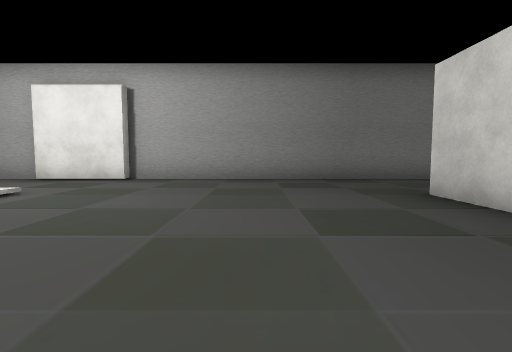
[1] (above)

20 first-person views from a walk through a Unity game level. The camera is 1.2 m above the floor, tilts 4° down and sees 85° across. Doors are open. The floor is counted in squares, 2 m on a side. Each view is taken from the middle of a square. On the plan, view 1 faces up. The plan holds only what a view shows up to about 9 squares ahead; the rest is blank. The place goes on beyond the plan. The player character is not drawn. Some surface patterns are stand-ins.

[2]
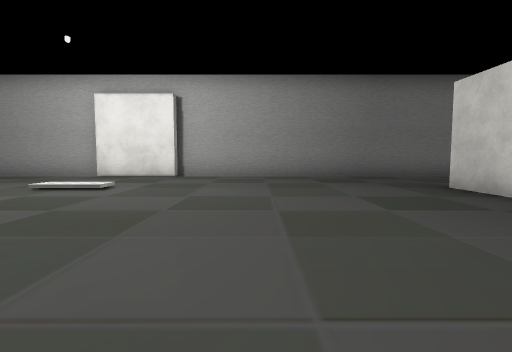

[3]
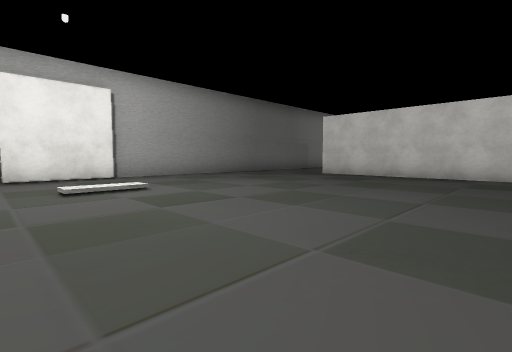

[4]
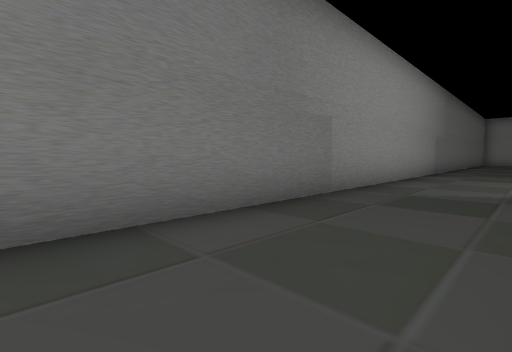

[5]
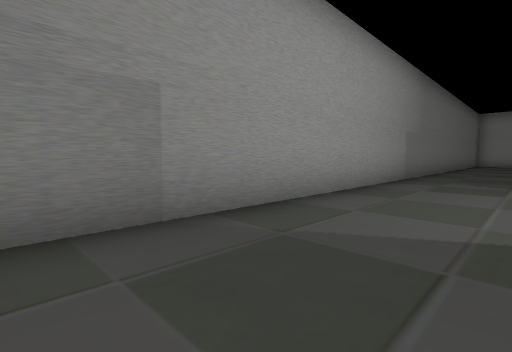

[6]
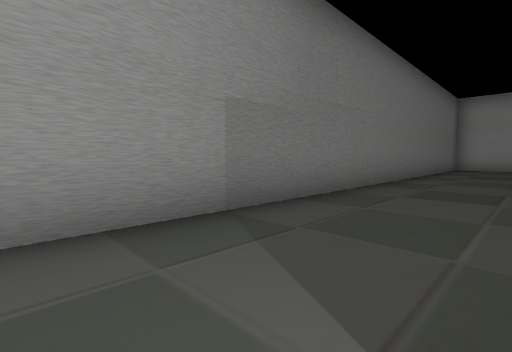

[7]
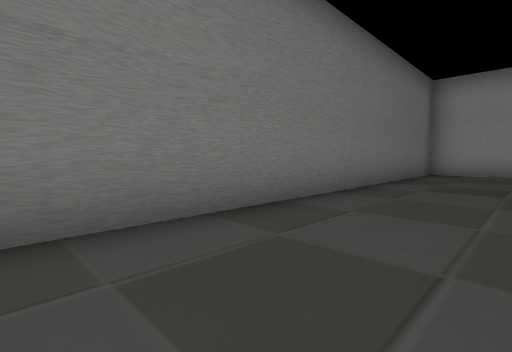

[8]
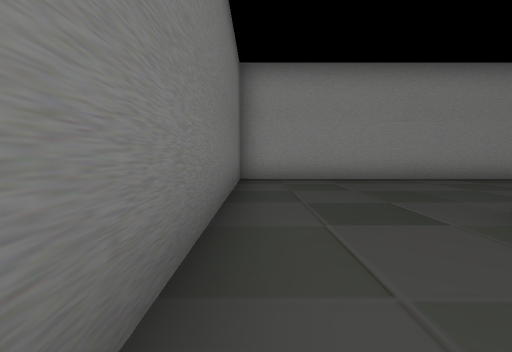

[9]
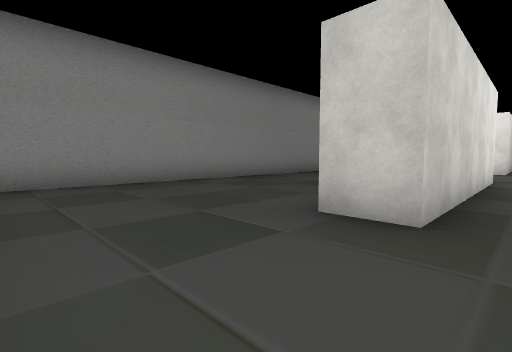

[10]
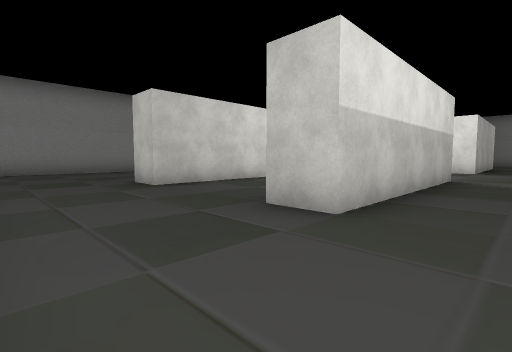

[11]
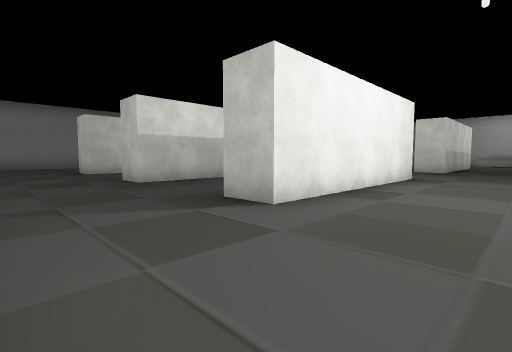

[12]
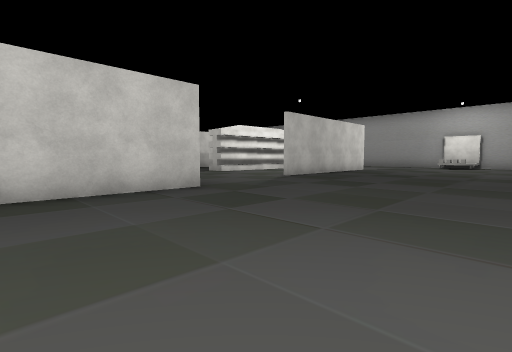

[13]
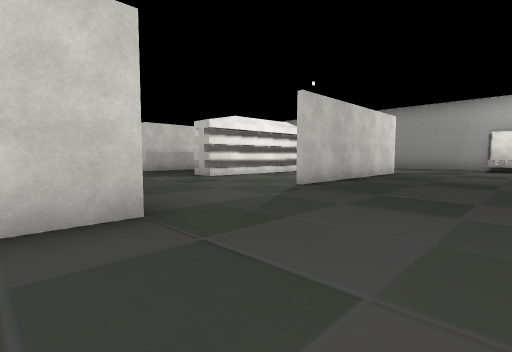

[14]
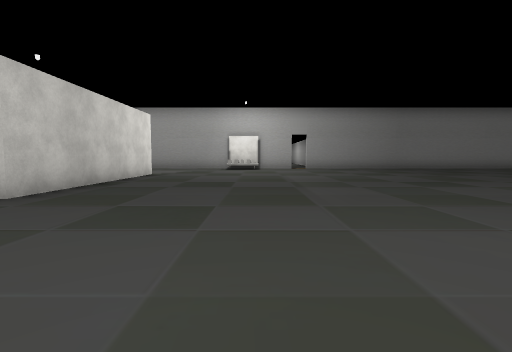

[15]
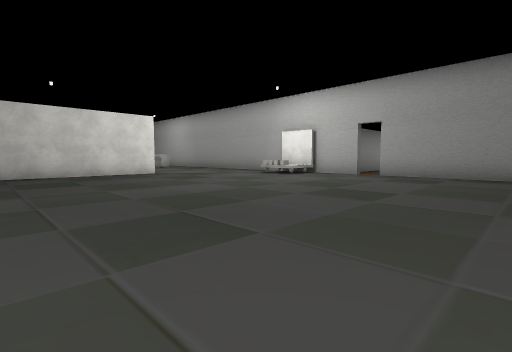

[16]
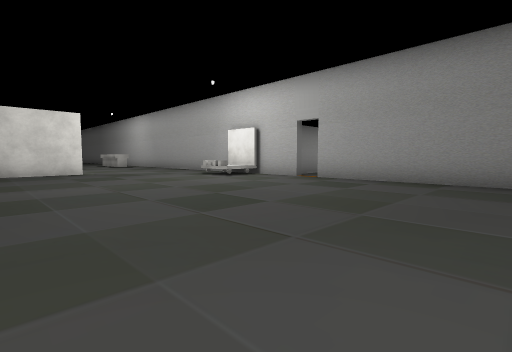

[17]
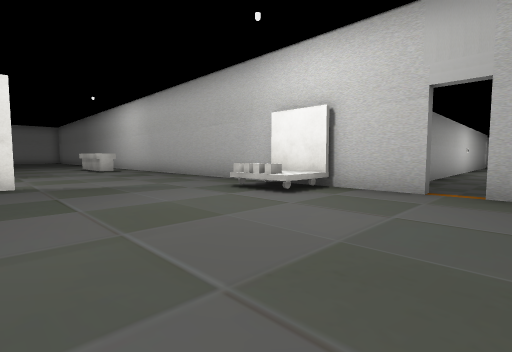

[18]
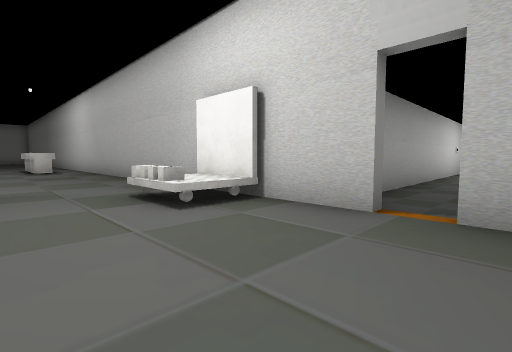

[19]
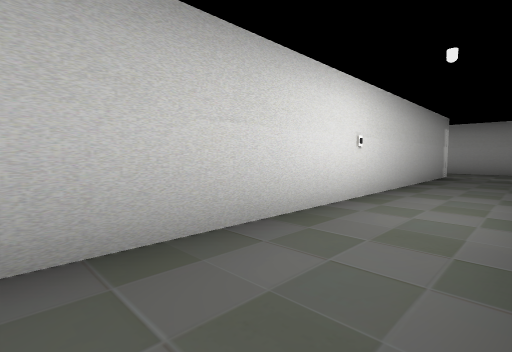

[20]
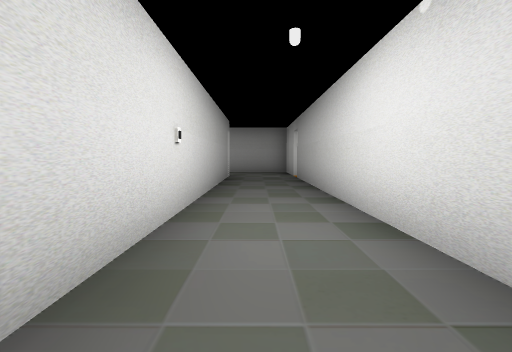

### Floor plan
Points are (right, up) in squares from view 1. A wall is a line through its corners. A room is listed if a view was taken in it or the views show most of it. See-through windows are left out.
Room 1 (views 1, 2, 3, 4, 5, 6, 7, 8, 9, 10, 11, 12, 13, 14, 15, 16, 17, 18)
walls: (7, -5.8) (7.1, -4.9) (7.8, -4.9); (11.3, -1.2) (11.3, 4.4) (12.4, 4.4); (2.7, -1.2) (2.7, 4.5); (15.4, -1.2) (15.4, 4.4) (16.5, 4.4); (3.5, -10.5) (3.5, -4.9); (19.7, -1.2) (19.7, 4.4) (20.8, 4.4); (-1.9, -15) (6.9, -15); (-3.2, 7.1) (-5.6, 7.1); (25.4, 0.2) (25.4, 7.4) (-3.4, 7.4); (-5.5, 7.4) (-7.5, 7.4); (-6.8, -15) (-2.5, -15)
ways out: opening at (-2, -15) to room 2
objects: other object (0, -14) to (1, -14)
Room 2 (views 19, 20)
walls: (-3.2, -21.2) (-3.2, -28); (-1.2, -28.5) (-1.2, -16.9)
ways out: opening at (-2, -15) to room 1; open door at (-3, -28)

Where each view was taken, in squares from view 1:
view 1: 0 up, 0 right, facing up
view 2: 1 down, 1 left, facing up
view 3: 1 down, 6 left, facing up-right
view 4: 5 up, 2 right, facing up-right
view 5: 5 up, 5 right, facing up-right
view 6: 5 up, 11 right, facing up-right
view 7: 5 up, 15 right, facing up-right
view 8: 7 up, 18 right, facing right
view 9: 7 up, 19 right, facing down-right
view 10: 7 up, 14 right, facing down-right
view 11: 7 up, 9 right, facing down-right
view 12: 2 up, 2 left, facing down-right
view 13: 0 up, 0 right, facing down-right
view 14: 1 down, 0 right, facing down
view 15: 6 down, 6 left, facing down-right
view 16: 8 down, 7 left, facing down-right
view 17: 10 down, 3 left, facing down-right
view 18: 12 down, 3 left, facing down-right
view 19: 19 down, 3 left, facing down-right
view 20: 20 down, 2 left, facing down
